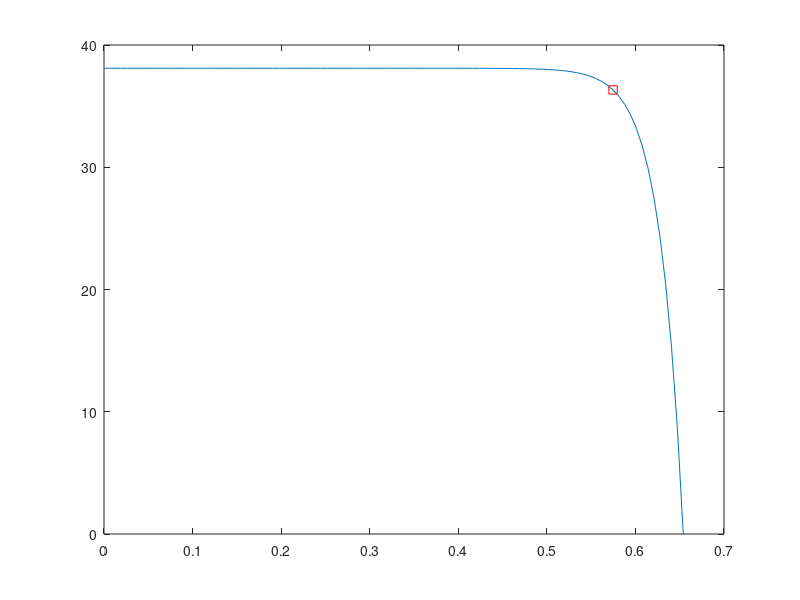

Recreate this plot in MATLAB. (Note: this script raises an error after producing the figure.)
% Simulation of an ideal pv, with no parasitic resistances

% Parameters (poly-Si from Green et al., 2001)
J_sc = 38.1;    % Short circuit current density (=38.1 for poly-Si)(mA/cm2)
V_oc = 0.654;   % Open circuit voltage (=0.654 for poly_Si)(V)
T = 300;        % Temperature (K)
n = 100;        % Number of voltages to calculate for

% Constants
q = 1.602e-19;  % Charge of an electron (C)
k_B = 1.38e-23; % Boltzmann constant (J/K)

% Variables
V = linspace(0, V_oc, n);
J = zeros(1, n);
P = zeros(1, n);
MPP = [];
index = [];
Vmpp = [];
Jmpp = [];


%% Current Density Calculations
J_0 = J_sc * (exp((V_oc * q)/(k_B * T)) - 1)^-1;
J = J_sc - J_0*(exp((q * V)/(k_B * T)) - 1);


%% Maximum Power Point Calculation
P = J .* V;
[MPP, index] = max(P);
Vmpp = V(index);
Jmpp = J(index);


%% Plot
figure;
plot(V, J);
hold on;

% Add the maximum power point
plot(Vmpp, Jmpp, 'rs');
% text(Vmpp, Jmpp, 'MPP');
ax = gca;
plot([Vmpp, Vmpp], [ax.YLim(1), Jmpp], 'r-');
plot([ax.XLim(1), Vmpp], [Jmpp, Jmpp], 'r-');

hold off;

xlabel('Bias Voltage (V)');
ylabel('Current Density (mA/cm2)');
title('Plot of Current Density vs Bias Voltage for an ideal PV');
